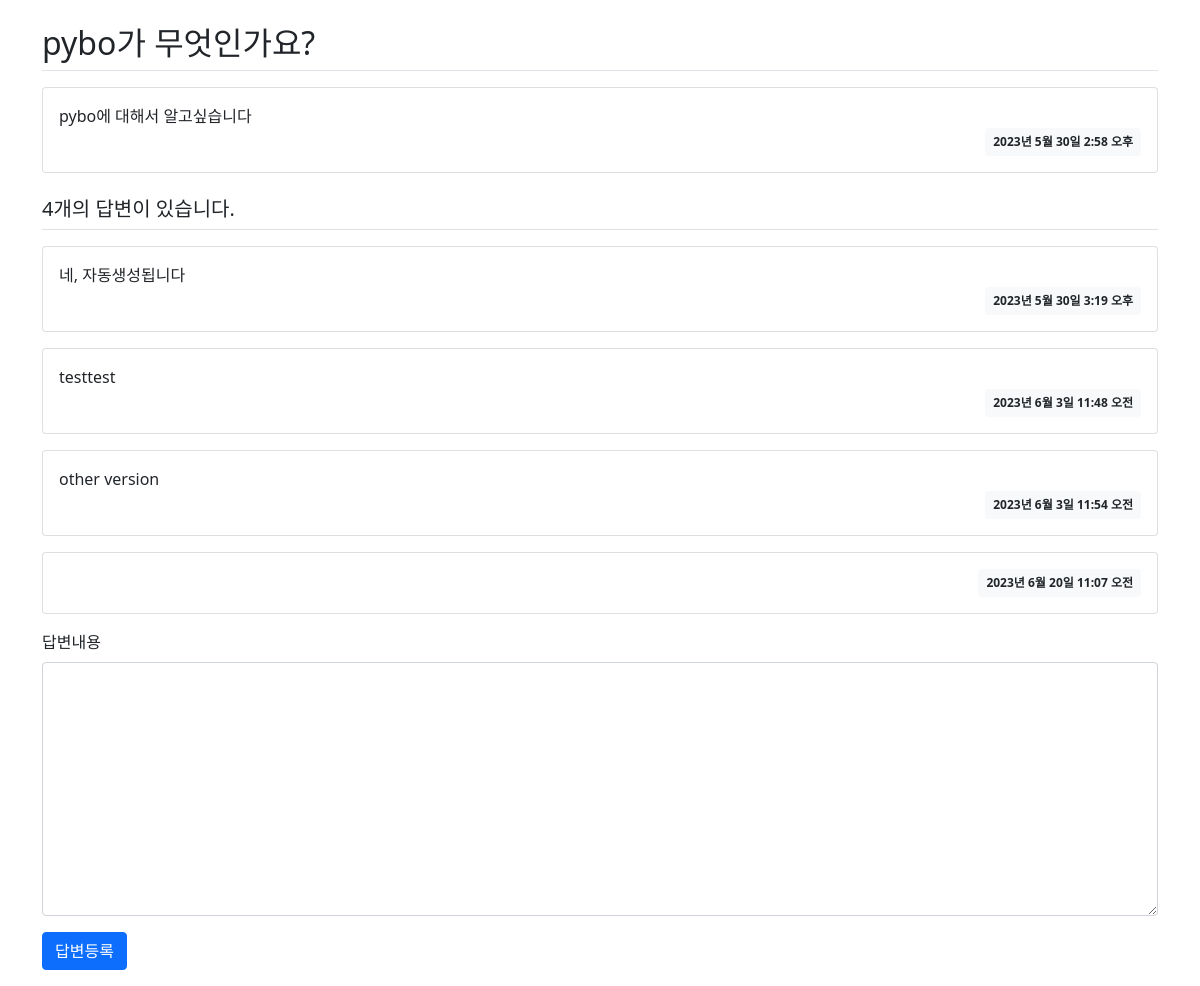
Page /pybo/3/ on the committed database.
### pybo/models.py (models this page shows, shortened)
class Question(models.Model):
    subject = models.CharField(max_length=200)
    content = models.TextField()
    create_date = models.DateTimeField()

class Answer(models.Model):
    question = models.ForeignKey(Question, on_delete=models.CASCADE)
    content = models.TextField()
    create_date = models.DateTimeField()

### pybo/views.py (the view)
# urls.py: path('<int:question_id>/', views.detail, name='detail'),
def detail(request, question_id):
    question = get_object_or_404(Question, pk=question_id)
    context = {'question': question}
    return render(request, 'pybo/question_detail.html', context)

### templates/pybo/question_detail.html (shortened to what this page needs)
{% extends 'base.html' %}
{% block content %}
<div class="container my-3">
    <h2 class="border-bottom py-2">{{ question.subject }}</h2>
    <div class="card my-3">
        <div class="card-body">
            <div class="card-text" style="white-space: pre-line;">{{ question.content }}</div>
            <div class="d-flex justify-content-end">
                <div class="badge bg-light text-dark p-2">
                    {{ question.create_date }}
                </div>
            </div>
        </div>
    </div>
    <h5 class="border-bottom my-3 py-2">{{question.answer_set.count}}개의 답변이 있습니다.</h5>
    {% for answer in question.answer_set.all %}
    <div class="card my-3">
        <div class="card-body">
            <div class="card-text" style="white-space: pre-line;">{{ answer.content }}</div>
            <div class="d-flex justify-content-end">
                <div class="badge bg-light text-dark p-2">
                    {{ answer.create_date }}
                </div>
            </div>
        </div>
    </div>
    {% endfor %}
    <form action="{% url 'pybo:answer_create' question.id %}" method="post" class="my-3">
        <div class="mb-3">
            <label for="content" class="form-label">답변내용</label>
            <textarea name="content" id="content" class="form-control" rows="10"></textarea>
        </div>
        <input type="submit" value="답변등록" class="btn btn-primary">
    </form>
</div>
{% endblock %}

### templates/base.html (shortened to what this page needs)
{% load static %}
<!doctype html>
<html lang="ko">
<head>
    <link rel="stylesheet" type="text/css" href="{% static 'bootstrap.min.css' %}">
    <link rel="stylesheet" type="text/css" href="{% static 'style.css' %}">
</head>
<body>
{% block content %}
{% endblock %}
</body>
</html>

### rows in the picture
Question: subject "pybo가 무엇인가요?", content "pybo에 대해서 알고싶습니다", create_date "2023년 5월 30일 2:58 오후", answer_set.count "4"
Answer: content "네, 자동생성됩니다", create_date "2023년 5월 30일 3:19 오후"
Answer: content "testtest", create_date "2023년 6월 3일 11:48 오전"
Answer: content "other version", create_date "2023년 6월 3일 11:54 오전"
Answer: create_date "2023년 6월 20일 11:07 오전"
